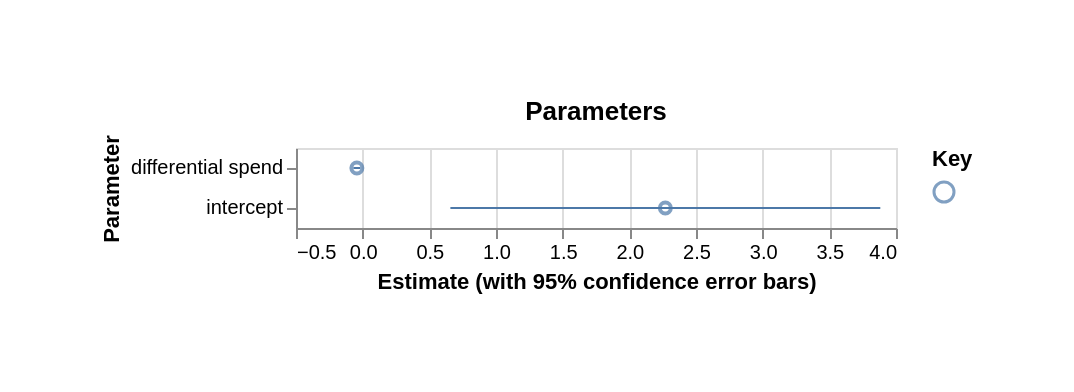

Write a Vega-Lite specification for this figure.
### Vega-Lite specification from a JSON file in a GitHub repository (floating-point values rounded to 4 significant figures)
{"transform": [{"as": "estLo", "calculate": "datum.Estimate - datum.Confidence/2"}, {"as": "estHi", "calculate": "datum.Estimate + datum.Confidence/2"}], "config": {"view": {}, "padding": 50}, "data": {"values": [{"Confidence": 3.224, "Key": "", "Estimate": 2.27, "Parameter": "intercept"}, {"Confidence": 0.05135, "Key": "", "Estimate": -0.04348, "Parameter": "differential spend"}]}, "$schema": "https://vega.github.io/schema/vega-lite/v5.json", "title": "Parameters", "layer": [{"mark": "point", "encoding": {"color": {"field": "Key", "type": "nominal"}, "x": {"field": "Estimate", "type": "quantitative", "axis": {"title": "Estimate (with 95% confidence error bars)"}}, "y": {"field": "Parameter", "type": "ordinal"}}}, {"mark": "rule", "encoding": {"x2": {"field": "estHi"}, "color": {"field": "Key", "type": "nominal"}, "x": {"field": "estLo", "type": "quantitative", "axis": {}}, "y": {"field": "Parameter", "type": "ordinal"}}}]}
